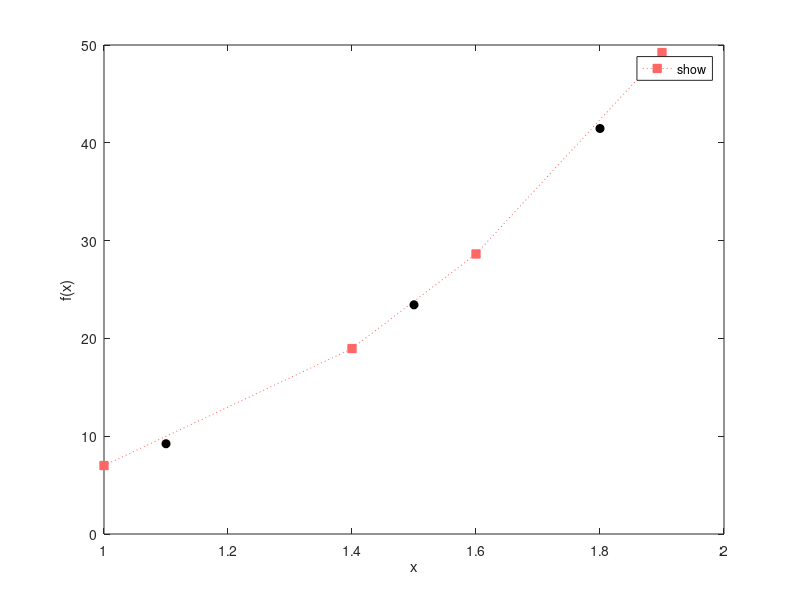

Write the MATLAB code that produced this figure.
% Code 3-2a | Forward Newton Interpolaion
clc; clear; close all
X = [1 1.4 1.6 1.9];                 %data points
F = [7 18.9616 28.6336 49.2271].';   %data points for function values
Xi = [1.1 1.5 1.8];                  %interpolation points
%Method_________________________________________________________________
X = X(:); Xi = Xi(:);
n = numel(X); m = numel(Xi);
N = ones(n); Ni = ones(m,n);
for j = 2:n
    N(1:j-1,j) = 0; J = j:n;
    N(J,J)  = bsxfun(@times,N(J,J) ,X(J)-X(j-1));
    Ni(:,J) = bsxfun(@times,Ni(:,J),Xi-X(j-1));
end
P = Ni/N;
Fi = P*F;
%Illustration___________________________________________________________
plot(X,F,'linestyle',':','Color',[1 0.4 0.4],...
    'Marker','s','MarkerFaceColor',[1 0.4 0.4],...
    'displayname','Initial points'); hold on
plot(Xi,Fi,'linestyle','none','Color','k',...
    'Marker','o','MarkerFaceColor','k',...
    'displayname','Interpolated points');
xlabel('x'); ylabel('f(x)');
legend('show','location','best');
